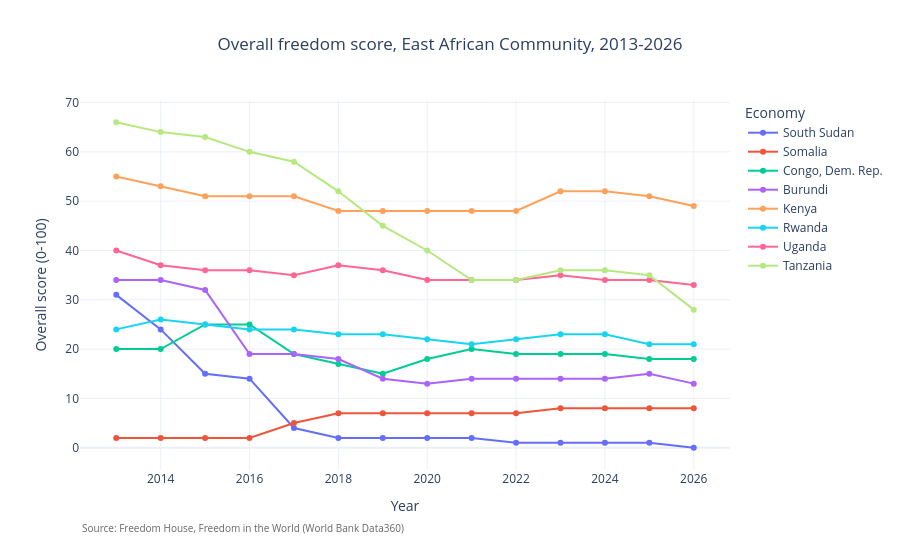

The notebook cell saved with this chart:
### Markdown cell above
## 3. The East African Community — trends

**Question:** how have the eight EAC economies evolved since 2013?

**Method:** one line per member, 2013–2026.

### Code cell
eac = total[total['Economy'].isin(EAC_ECONOMIES)]
fig = create_multi_trend_chart(
    eac,
    title='Overall freedom score, East African Community, 2013-2026',
    y_label='Overall score (0-100)',
)
fig.show()

### Figure 1 — Plotly figure (JSON) as saved in the notebook; plotly's stock layout.template omitted (floating-point values rounded to 4 significant figures)
{"data": [{"hovertemplate": "Economy=South Sudan<br>Year=%{x}<br>Overall score (0-100)=%{y}<extra></extra>", "legendgroup": "South Sudan", "line": {"color": "#636efa", "dash": "solid"}, "marker": {"symbol": "circle"}, "mode": "lines+markers", "name": "South Sudan", "orientation": "v", "showlegend": true, "type": "scatter", "x": [2013, 2014, 2015, 2016, 2017, 2018, 2019, 2020, 2021, 2022, 2023, 2024, 2025, 2026], "xaxis": "x", "y": [31.0, 24.0, 15.0, 14.0, 4.0, 2.0, 2.0, 2.0, 2.0, 1.0, 1.0, 1.0, 1.0, 0.0], "yaxis": "y"}, {"hovertemplate": "Economy=Somalia<br>Year=%{x}<br>Overall score (0-100)=%{y}<extra></extra>", "legendgroup": "Somalia", "line": {"color": "#EF553B", "dash": "solid"}, "marker": {"symbol": "circle"}, "mode": "lines+markers", "name": "Somalia", "orientation": "v", "showlegend": true, "type": "scatter", "x": [2013, 2014, 2015, 2016, 2017, 2018, 2019, 2020, 2021, 2022, 2023, 2024, 2025, 2026], "xaxis": "x", "y": [2.0, 2.0, 2.0, 2.0, 5.0, 7.0, 7.0, 7.0, 7.0, 7.0, 8.0, 8.0, 8.0, 8.0], "yaxis": "y"}, {"hovertemplate": "Economy=Congo, Dem. Rep.<br>Year=%{x}<br>Overall score (0-100)=%{y}<extra></extra>", "legendgroup": "Congo, Dem. Rep.", "line": {"color": "#00cc96", "dash": "solid"}, "marker": {"symbol": "circle"}, "mode": "lines+markers", "name": "Congo, Dem. Rep.", "orientation": "v", "showlegend": true, "type": "scatter", "x": [2013, 2014, 2015, 2016, 2017, 2018, 2019, 2020, 2021, 2022, 2023, 2024, 2025, 2026], "xaxis": "x", "y": [20.0, 20.0, 25.0, 25.0, 19.0, 17.0, 15.0, 18.0, 20.0, 19.0, 19.0, 19.0, 18.0, 18.0], "yaxis": "y"}, {"hovertemplate": "Economy=Burundi<br>Year=%{x}<br>Overall score (0-100)=%{y}<extra></extra>", "legendgroup": "Burundi", "line": {"color": "#ab63fa", "dash": "solid"}, "marker": {"symbol": "circle"}, "mode": "lines+markers", "name": "Burundi", "orientation": "v", "showlegend": true, "type": "scatter", "x": [2013, 2014, 2015, 2016, 2017, 2018, 2019, 2020, 2021, 2022, 2023, 2024, 2025, 2026], "xaxis": "x", "y": [34.0, 34.0, 32.0, 19.0, 19.0, 18.0, 14.0, 13.0, 14.0, 14.0, 14.0, 14.0, 15.0, 13.0], "yaxis": "y"}, {"hovertemplate": "Economy=Kenya<br>Year=%{x}<br>Overall score (0-100)=%{y}<extra></extra>", "legendgroup": "Kenya", "line": {"color": "#FFA15A", "dash": "solid"}, "marker": {"symbol": "circle"}, "mode": "lines+markers", "name": "Kenya", "orientation": "v", "showlegend": true, "type": "scatter", "x": [2013, 2014, 2015, 2016, 2017, 2018, 2019, 2020, 2021, 2022, 2023, 2024, 2025, 2026], "xaxis": "x", "y": [55.0, 53.0, 51.0, 51.0, 51.0, 48.0, 48.0, 48.0, 48.0, 48.0, 52.0, 52.0, 51.0, 49.0], "yaxis": "y"}, {"hovertemplate": "Economy=Rwanda<br>Year=%{x}<br>Overall score (0-100)=%{y}<extra></extra>", "legendgroup": "Rwanda", "line": {"color": "#19d3f3", "dash": "solid"}, "marker": {"symbol": "circle"}, "mode": "lines+markers", "name": "Rwanda", "orientation": "v", "showlegend": true, "type": "scatter", "x": [2013, 2014, 2015, 2016, 2017, 2018, 2019, 2020, 2021, 2022, 2023, 2024, 2025, 2026], "xaxis": "x", "y": [24.0, 26.0, 25.0, 24.0, 24.0, 23.0, 23.0, 22.0, 21.0, 22.0, 23.0, 23.0, 21.0, 21.0], "yaxis": "y"}, {"hovertemplate": "Economy=Uganda<br>Year=%{x}<br>Overall score (0-100)=%{y}<extra></extra>", "legendgroup": "Uganda", "line": {"color": "#FF6692", "dash": "solid"}, "marker": {"symbol": "circle"}, "mode": "lines+markers", "name": "Uganda", "orientation": "v", "showlegend": true, "type": "scatter", "x": [2013, 2014, 2015, 2016, 2017, 2018, 2019, 2020, 2021, 2022, 2023, 2024, 2025, 2026], "xaxis": "x", "y": [40.0, 37.0, 36.0, 36.0, 35.0, 37.0, 36.0, 34.0, 34.0, 34.0, 35.0, 34.0, 34.0, 33.0], "yaxis": "y"}, {"hovertemplate": "Economy=Tanzania<br>Year=%{x}<br>Overall score (0-100)=%{y}<extra></extra>", "legendgroup": "Tanzania", "line": {"color": "#B6E880", "dash": "solid"}, "marker": {"symbol": "circle"}, "mode": "lines+markers", "name": "Tanzania", "orientation": "v", "showlegend": true, "type": "scatter", "x": [2013, 2014, 2015, 2016, 2017, 2018, 2019, 2020, 2021, 2022, 2023, 2024, 2025, 2026], "xaxis": "x", "y": [66.0, 64.0, 63.0, 60.0, 58.0, 52.0, 45.0, 40.0, 34.0, 34.0, 36.0, 36.0, 35.0, 28.0], "yaxis": "y"}], "layout": {"annotations": [{"font": {"color": "#666666", "size": 10}, "showarrow": false, "text": "Source: Freedom House, Freedom in the World (World Bank Data360)", "x": 0, "xanchor": "left", "xref": "paper", "y": -0.18, "yref": "paper"}], "hovermode": "x unified", "legend": {"title": {"text": "Economy"}, "tracegroupgap": 0}, "margin": {"b": 90}, "title": {"text": "Overall freedom score, East African Community, 2013-2026", "x": 0.5}, "xaxis": {"anchor": "y", "domain": [0.0, 1.0], "title": {"text": "Year"}}, "yaxis": {"anchor": "x", "domain": [0.0, 1.0], "title": {"text": "Overall score (0-100)"}}}}
